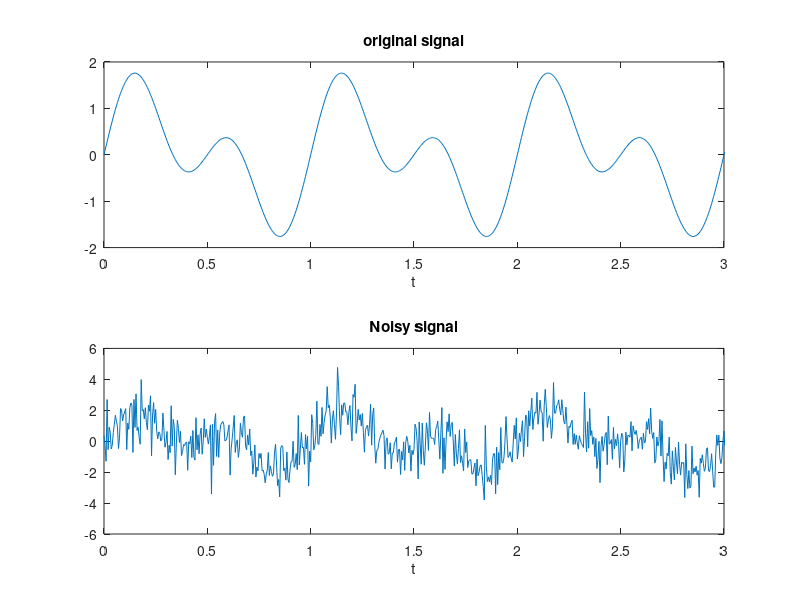
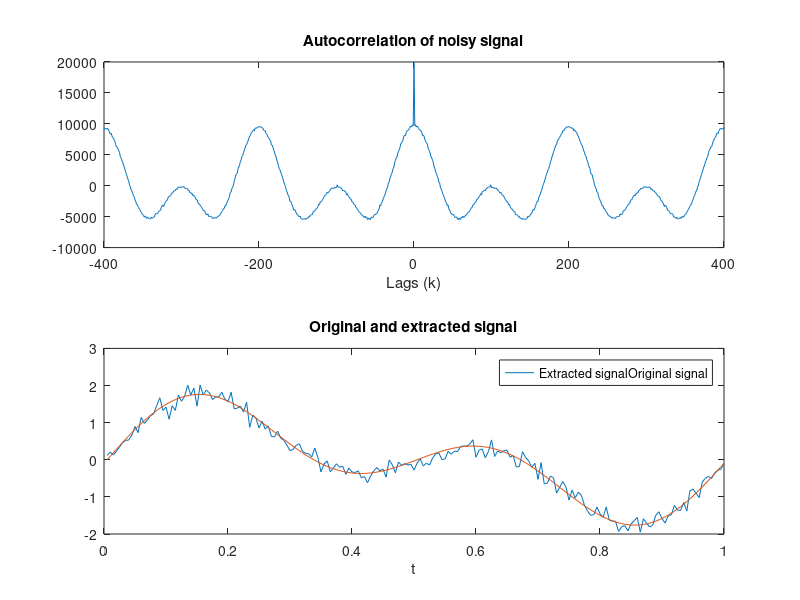

MATLAB code to generate these figures, in order:
clc; clearvars; close all;

periods = 50; % number of periods
T = 200; % number of samples in a time period
t = 0:1/T:periods;

% signal
s = sin(2 * pi * t) + sin(4 * pi * t);

% add some noise
noise = randn(size(t)); 
s_noisy = s + noise;

% plot signal
subplot(2, 1, 1);
plot(t, s);
xlim([0, 3]); % just show 3 periods
title("original signal");
xlabel("t");

subplot(2, 1, 2);
plot(t, s_noisy);
xlim([0, 3]);
title("Noisy signal");
xlabel("t");

%%% Autocorrelation
[Rxx, lags] = xcorr(s_noisy, s_noisy);

figure;
subplot(2, 1, 1);
plot(lags, Rxx);
xlim([-T*2, T*2]); % to show few periods around central part
title("Autocorrelation of noisy signal");
xlabel("Lags (k)");

%%% notice that autocorrelation is periodic with sample period 200
%%% So we slice noisy signal into segments of length 200
%%% and average all of them

% estimated period of signal
T_est = 200;
no_of_segments = floor(length(s_noisy) / T_est);

% take (T_est * no of segments) points from signal
s_new = s_noisy(1:T_est*no_of_segments);

% reshape to a matrix: cols = T_est, rows = no of segments
s_slices = reshape(s_new, T_est, no_of_segments);

% average along row to get estimate of the signal
s_est = mean(s_slices, 2);

t_1peroid = (1:T_est) / T_est;
subplot(2, 1, 2);
plot(t_1peroid, s_est);
hold on;
plot(t_1peroid, s(1:T_est));
xlabel("t");
title("Original and extracted signal");
legend(["Extracted signal", "Original signal"])